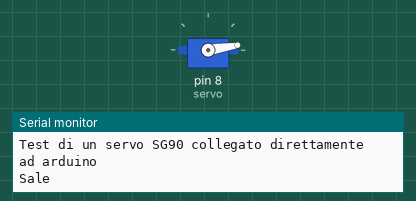
This sketch was run on a simulated Arduino Uno, built with avr-gcc and run on an emulated ATmega328P. Parts: servo, the last lines printed to the serial monitor.

Above: at 0.15 s.
At 4.97 s:
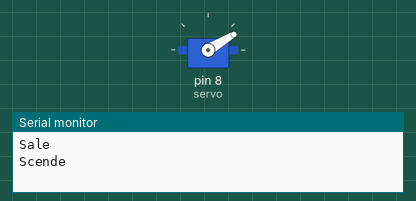
At 19.5 s:
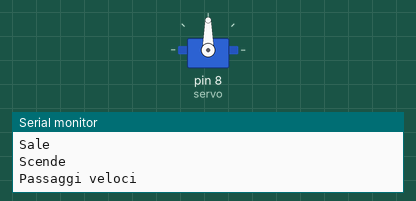
At 38.9 s:
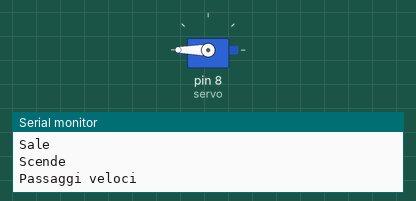
Timing chart, 0 to 40.0 s (numbered marks = the images above):
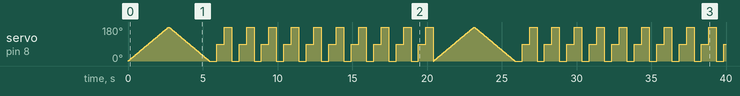

The sketch:

arduino-servosg90.ino
```cpp
 /***************************************************
 Test di un servo SG90 collegato direttamente ad arduino
 ****************************************************/
#include <Servo.h>
Servo servo;
int angle = 0;
void setup() {
  Serial.begin(9600);
  Serial.println(F("Test di un servo SG90 collegato direttamente ad arduino"));

  servo.attach(8);
  servo.write(angle);
}
void loop()
{
 // scan from 0 to 180 degrees
  Serial.println(F("Sale"));
  for(angle = 0; angle < 180; angle++) {
    servo.write(angle);
    delay(15);
  }
  // now scan back from 180 to 0 degrees
  Serial.println(F("Scende"));
  for(angle = 180; angle > 0; angle--) {
    servo.write(angle);
    delay(15);
  }

  Serial.println(F("Passaggi veloci"));
  for (int i=0; i<10; i++){
    servo.write(0);
    delay(500);
    servo.write(90);
    delay(500);
    servo.write(180);
    delay(500);
  }
}
```
